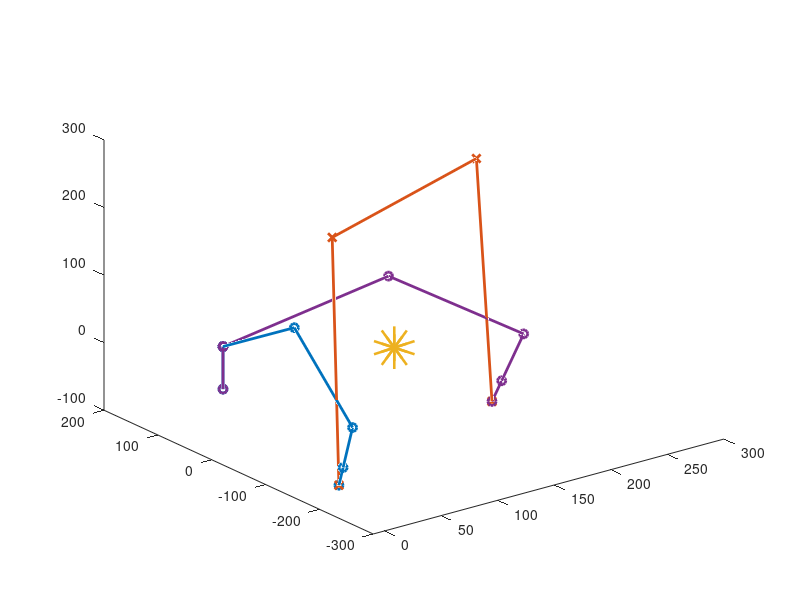

Source code (MATLAB):
clear all
clc
q1=-90;
q2=30;
q3=-75;
q4=30;
q5=60;

s1=sin(q1*pi/180);
s2=sin(q2*pi/180);
s3=sin(q3*pi/180);
s4=sin(q4*pi/180);
s5=sin(q5*pi/180);
c1=cos(q1*pi/180);
c2=cos(q2*pi/180);
c3=cos(q3*pi/180);
c4=cos(q4*pi/180);
c5=cos(q5*pi/180);
T01=[c1,-s1,0,0;
    s1,c1,0,0;
    0,0,1,63;
    0,0,0,1];
T12=[c2,-s2,0,0;
    0,0,-1,0;
    s2,c2,0,0;
    0,0,0,1];
T23=[c3,-s3,0,153;
    s3,c3,0,0;
    0,0,1,0;
    0,0,0,1];
T34=[c4,-s4,0,153;
    s4,c4,0,0;
    0,0,1,0;
    0,0,0,1];
T45=[c5,-s5,0,0;
    0,0,-1,-68;
    s5,c5,0,0;
    0,0,0,1];
T56=[1,0,0,0;
    0,1,0,0;
    0,0,1,30;
    0,0,0,1];
T06=T01*T12*T23*T34*T45*T56;
T02=T01*T12;
T03=T01*T12*T23;
T04=T01*T12*T23*T34;
T05=T01*T12*T23*T34*T45;
Point=[0,0,0;
    T01(1,4),T01(2,4),T01(3,4);
    T02(1,4),T02(2,4),T02(3,4);
    T03(1,4),T03(2,4),T03(3,4);
    T04(1,4),T04(2,4),T04(3,4);
    T05(1,4),T05(2,4),T05(3,4);
    T06(1,4),T06(2,4),T06(3,4)];
plot3(Point(:,1),Point(:,2),Point(:,3),'o-','LineWidth',2);
axis([-10 300 -300 200 -100 300]);
hold on
T1=T06;

q1=-90;
q2=90;
q3=-45;
q4=30;
q5=60;

s1=sin(q1*pi/180);
s2=sin(q2*pi/180);
s3=sin(q3*pi/180);
s4=sin(q4*pi/180);
s5=sin(q5*pi/180);
c1=cos(q1*pi/180);
c2=cos(q2*pi/180);
c3=cos(q3*pi/180);
c4=cos(q4*pi/180);
c5=cos(q5*pi/180);
T01=[c1,-s1,0,0;
    s1,c1,0,0;
    0,0,1,63;
    0,0,0,1];
T12=[c2,-s2,0,0;
    0,0,-1,0;
    s2,c2,0,0;
    0,0,0,1];
T23=[c3,-s3,0,153;
    s3,c3,0,0;
    0,0,1,0;
    0,0,0,1];
T34=[c4,-s4,0,153;
    s4,c4,0,0;
    0,0,1,0;
    0,0,0,1];
T45=[c5,-s5,0,0;
    0,0,-1,-68;
    s5,c5,0,0;
    0,0,0,1];
T56=[1,0,0,0;
    0,1,0,0;
    0,0,1,30;
    0,0,0,1];
T06=T01*T12*T23*T34*T45*T56;
T02=T01*T12;
T03=T01*T12*T23;
T04=T01*T12*T23*T34;
T05=T01*T12*T23*T34*T45;
Point=[0,0,0;
    T01(1,4),T01(2,4),T01(3,4);
    T02(1,4),T02(2,4),T02(3,4);
    T03(1,4),T03(2,4),T03(3,4);
    T04(1,4),T04(2,4),T04(3,4);
    T05(1,4),T05(2,4),T05(3,4);
    T06(1,4),T06(2,4),T06(3,4)];
%plot3(Point(:,1),Point(:,2),Point(:,3),'o-','LineWidth',2);
hold on
T2=T06;

q1=-30;
q2=90;
q3=-45;
q4=30;
q5=60;

s1=sin(q1*pi/180);
s2=sin(q2*pi/180);
s3=sin(q3*pi/180);
s4=sin(q4*pi/180);
s5=sin(q5*pi/180);
c1=cos(q1*pi/180);
c2=cos(q2*pi/180);
c3=cos(q3*pi/180);
c4=cos(q4*pi/180);
c5=cos(q5*pi/180);
T01=[c1,-s1,0,0;
    s1,c1,0,0;
    0,0,1,63;
    0,0,0,1];
T12=[c2,-s2,0,0;
    0,0,-1,0;
    s2,c2,0,0;
    0,0,0,1];
T23=[c3,-s3,0,153;
    s3,c3,0,0;
    0,0,1,0;
    0,0,0,1];
T34=[c4,-s4,0,153;
    s4,c4,0,0;
    0,0,1,0;
    0,0,0,1];
T45=[c5,-s5,0,0;
    0,0,-1,-68;
    s5,c5,0,0;
    0,0,0,1];
T56=[1,0,0,0;
    0,1,0,0;
    0,0,1,30;
    0,0,0,1];
T06=T01*T12*T23*T34*T45*T56;
T02=T01*T12;
T03=T01*T12*T23;
T04=T01*T12*T23*T34;
T05=T01*T12*T23*T34*T45;
Point=[0,0,0;
    T01(1,4),T01(2,4),T01(3,4);
    T02(1,4),T02(2,4),T02(3,4);
    T03(1,4),T03(2,4),T03(3,4);
    T04(1,4),T04(2,4),T04(3,4);
    T05(1,4),T05(2,4),T05(3,4);
    T06(1,4),T06(2,4),T06(3,4)];
%plot3(Point(:,1),Point(:,2),Point(:,3),'o-','LineWidth',2);
hold on
T3=T06;

q1=-30;
q2=30;
q3=-75;
q4=30;
q5=60;

s1=sin(q1*pi/180);
s2=sin(q2*pi/180);
s3=sin(q3*pi/180);
s4=sin(q4*pi/180);
s5=sin(q5*pi/180);
c1=cos(q1*pi/180);
c2=cos(q2*pi/180);
c3=cos(q3*pi/180);
c4=cos(q4*pi/180);
c5=cos(q5*pi/180);
T01=[c1,-s1,0,0;
    s1,c1,0,0;
    0,0,1,63;
    0,0,0,1];
T12=[c2,-s2,0,0;
    0,0,-1,0;
    s2,c2,0,0;
    0,0,0,1];
T23=[c3,-s3,0,153;
    s3,c3,0,0;
    0,0,1,0;
    0,0,0,1];
T34=[c4,-s4,0,153;
    s4,c4,0,0;
    0,0,1,0;
    0,0,0,1];
T45=[c5,-s5,0,0;
    0,0,-1,-68;
    s5,c5,0,0;
    0,0,0,1];
T56=[1,0,0,0;
    0,1,0,0;
    0,0,1,30;
    0,0,0,1];
T06=T01*T12*T23*T34*T45*T56;
T02=T01*T12;
T03=T01*T12*T23;
T04=T01*T12*T23*T34;
T05=T01*T12*T23*T34*T45;
Point=[0,0,0;
    T01(1,4),T01(2,4),T01(3,4);
    T02(1,4),T02(2,4),T02(3,4);
    T03(1,4),T03(2,4),T03(3,4);
    T04(1,4),T04(2,4),T04(3,4);
    T05(1,4),T05(2,4),T05(3,4);
    T06(1,4),T06(2,4),T06(3,4)];
T4=T06;
x(1,1)=T1(1,4);
y(1,1)=T1(2,4);
z(1,1)=T1(3,4);
 
x(1,2)=T2(1,4);
y(1,2)=T2(2,4);
z(1,2)=T2(3,4);

x(1,3)=T3(1,4);
y(1,3)=T3(2,4);
z(1,3)=T3(3,4);

x(1,4)=T4(1,4);
y(1,4)=T4(2,4);
z(1,4)=T4(3,4);
plot3(x,y,z,'x-','LineWidth',2);
plot3(80,-150,80,'o','LineWidth',25);
plot3(Point(:,1),Point(:,2),Point(:,3),'o-','LineWidth',2);
hold on

